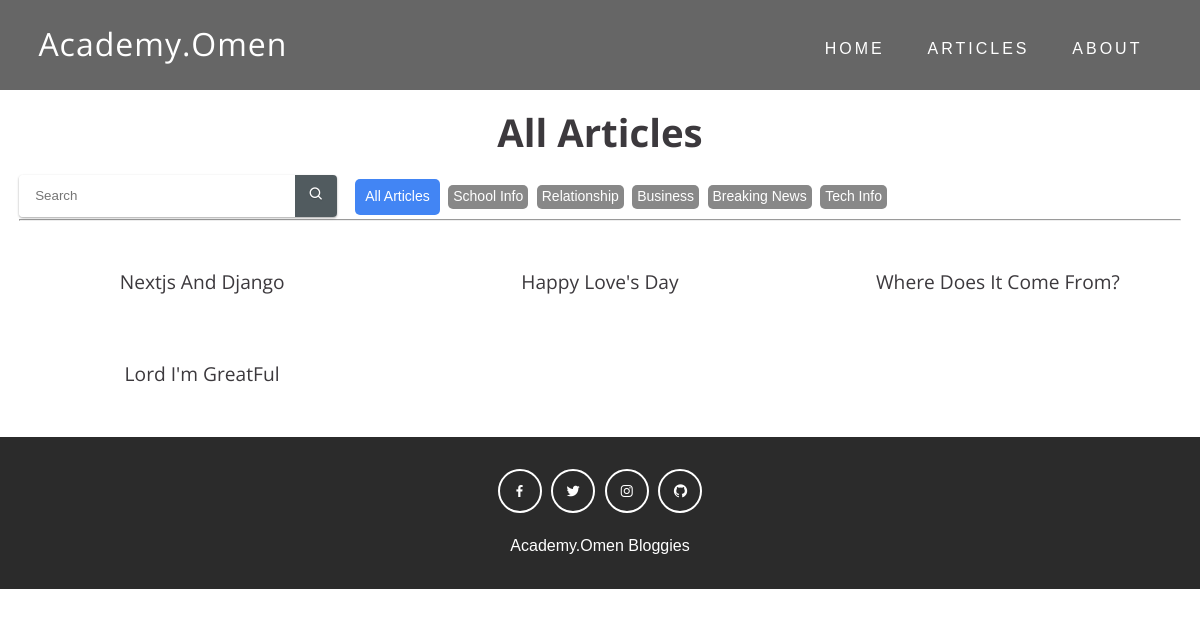
The page /articles on the database its author committed.
### blog/models.py (models this page shows, shortened)
class Tag(models.Model):
    name = models.CharField(max_length=100, null=True, blank=True)

class Article(models.Model):
    article_status = (
        ('published', 'published'),
        ('draft', 'draft')
    )
    author = models.ForeignKey(Profile, on_delete=models.CASCADE, related_name= 'author')
    headline = models.CharField(max_length=200, null=True, blank=True)
    sub_headline = models.CharField(max_length=200, null=True, blank=True)
    image = models.ImageField( null=True, blank=True ,upload_to = "article_pic", default="placeholder.png")
    body = RichTextUploadingField(null=True, blank=True)
    tag = models.ManyToManyField(Tag, blank=True)
    featured = models.BooleanField(default=False)
    slug = models.SlugField(max_length=250, unique_for_date='publish')
    publish = models.DateTimeField(default=timezone.now)
    status = models.CharField(max_length=150, choices=article_status, default='draft')
    objects = models.Manager() # default manager
    articlemanager = ArticleManager() #custom manager
    def get_absolute_url(self):
        return reverse('blog:article', args=[self.slug])
    class Meta:
        ordering = ['-publish']

### blog/views.py (the view)
# urls.py: path('articles', views.articles, name='articles'),
def articles(request):
    query = request.GET.get('query')
    if query == None:
        query = ''
    articles = Article.articlemanager.filter(
        Q(headline__icontains = query) |
        Q(sub_headline__icontains = query) |
        Q(body__icontains = query)
    )
    tags = Tag.objects.all()
    context = {
        'articles': articles,
        'tags': tags
    }
    return render(request, 'articles.html', context)

### blog/models.py (called while the page is built)
    def get_queryset(self):
        return super().get_queryset().filter(status = "published")

### blog/templates/articles.html (shortened to what this page needs)
{% load static %}
<!DOCTYPE html>
<html>
  <head>
    <link href='https://unpkg.com/boxicons@2.0.7/css/boxicons.min.css' rel='stylesheet'>
    <link rel="stylesheet" href="{% static 'css/style.css' %}">
  </head>
  <body>
    <nav class = "navbar">
        <div class = "container">
          <a href = "{% url 'blog:home' %}" class = "navbar-brand">Academy.Omen</a>
          <div class = "navbar-nav">
            <a href = "{% url 'blog:home' %}">home</a>
            <a href = "{% url 'blog:articles' %}">articles</a>
            <a href = "">about</a>
          </div>
        </div>
    </nav>
    <div class = "container">
        <div class = "title">
          <h2>All Articles</h2>
        </div>
        <form method="GET">
          <input type="text" id="query" name="query" class="textbox" placeholder="Search">
          <button type = "submit" class="button">
            <i class='bx bx-search'></i>
          </button>
        </form>
        <div class="article-meta">
            <a class="back-button" href="{% url 'blog:articles' %}">All Articles</a>
            {% for tag in tags %}
            <span class="tag"><a href="#">{{ tag.name }}</a></span>
            {% endfor %}
        </div>
        <hr>
        <div class = "featured-content">
          {% for article in articles %}
          <div class = "featured-item">
            <div class = "featured-title">
              <a href = "{{ article.get_absolute_url }}">{{ article.headline }}</a>
            </div>
          </div>
          {% empty %}
			      <h3>No Article found...</h3>
          {% endfor %}
        </div>
    </div>
    <footer>
      <div class = "social-links">
        <a href = "#"><i class='bx bxl-facebook'></i></a>
        <a href = "#"><i class='bx bxl-twitter'></i></a>
        <a href = "#"><i class='bx bxl-instagram'></i></a>
        <a href = "#"><i class='bx bxl-github'></i></a>
      </div>
      <span>Academy.Omen Bloggies</span>
    </footer>
  </body>
</html>

### static/css/style.css (style rules this page uses)
:root { --OpenSans: 'Open Sans', serif; --Monserrat: 'Monserrat', sans-serif; --dark: #3c393d; --exDark: #2b2b2b; --blue: #4285f4; }
* { padding: 0; margin: 0; font-family: var(--Monserrat); }
body { line-height: 1.4; color: var(--dark); }
.container { max-width: 1200px; margin: 0 auto; padding: 0 1.2rem; }
.navbar { background: rgba(0, 0, 0, 0.6); padding: 1.2rem; }
.navbar-brand { color: #fff; font-size: 2rem; display: block; text-align: center; text-decoration: none; font-family: var(--OpenSans); letter-spacing: 1px; }
.navbar-nav { padding: 0.8rem 0 0.2rem 0; text-align: center; }
.navbar-nav a { text-transform: uppercase; font-family: var(--Monserrat); letter-spacing: 1px; font-weight: 500; color: #fff; text-decoration: none; display: inline-block; padding: 0.4rem 0.1rem; letter-spacing: 3px; transition: opacity 0.5s ease; }
form { outline: 0; float: left; box-shadow: 0 1px 3px rgba(0, 0, 0, 0.12), 0 1px 2px rgba(0, 0, 0, 0.24); border-radius: 4px; }
form > .textbox { outline: 0; height: 42px; width: 244px; line-height: 42px; padding: 0 16px; background-color: rgba(255, 255, 255, 0.8); color: #212121; border: 0; float: left; -webkit-border-radius: 4px 0 0 4px; border-radius: 4px 0 0 4px; }
form > .button { outline: 0; background: none; background-color: rgba(38, 50, 56, 0.8); float: left; height: 42px; width: 42px; text-align: center; line-height: 42px; border: 0; color: #FFF; font-size: 16px; text-rendering: auto; text-shadow: 0 1px 1px rgba(0, 0, 0, 0.2); -webkit-transition: background-color .4s ease; transition: background-color .4s ease; -webkit-border-radius: 0 4px 4px 0; border-radius: 0 4px 4px 0; }
@media screen and (min-width: 460px) { form { margin-right: 1rem; } }
.title { text-align: center; padding: 1rem 0; }
.title h2 { font-family: var(--OpenSans); font-size: 2.4rem; }
.featured-content { margin: 2rem 0; }
.featured-item { cursor: pointer; margin: 1.5rem 0; }
.featured-title { padding: 1rem; font-size: 1.2rem; text-align: center; width: 70%; margin: 0 auto; }
.featured-title a { color: var(--dark); text-decoration: none; text-transform: capitalize; font-family: var(--OpenSans); }
.tag { display:inline-block; color:#fff; background-color: #888; border-radius: 5px; margin: 2px; padding: 2px 5px; font-size: 14px; cursor: pointer; text-decoration: none; }
.tag a { text-decoration: none; color: white; }
.back-button { padding: 8px 10px; color: #fff; text-align: center; text-decoration: none; font-size: 14px; display: inline-block; margin: 4px 2px; transition-duration: 0.4s; cursor: pointer; background-color: #4285f4; border-radius: 5px; }
footer { background: var(--exDark); color: #fff; text-align: center; padding: 2rem 0; }
.social-links { display: flex; justify-content: center; margin-bottom: 1.4rem; }
.social-links a { border: 2px solid #fff; color: #fff; display: block; width: 40px; height: 40px; display: flex; justify-content: center; align-items: center; border-radius: 50%; text-decoration: none; margin: 0 0.3rem; transition: all 0.5s ease; }
@media screen and (min-width: 540px) { .navbar-nav a { padding-right: 1.2rem; padding-left: 1.2rem; } }
@media screen and (min-width: 768px) { .navbar .container { display: flex; align-items: center; justify-content: space-between; } }
@media screen and (min-width: 768px) { .featured-content { display: grid; grid-template-columns: repeat(2, 1fr); gap: 2rem; } }
@media screen and (min-width: 768px) { .featured-item { margin: 0; } }
@media screen and (min-width: 1200px) { .featured-content { grid-template-columns: repeat(3, 1fr); } }

### rows shown on the page
Tag: name "School Info"
Tag: name "Relationship"
Tag: name "Business"
Tag: name "Breaking News"
Tag: name "Tech Info"
Article: headline "Nextjs And Django"
Article: headline "Happy Love's Day"
Article: headline "Where Does It Come From?"
Article: headline "Lord I'm GreatFul"
